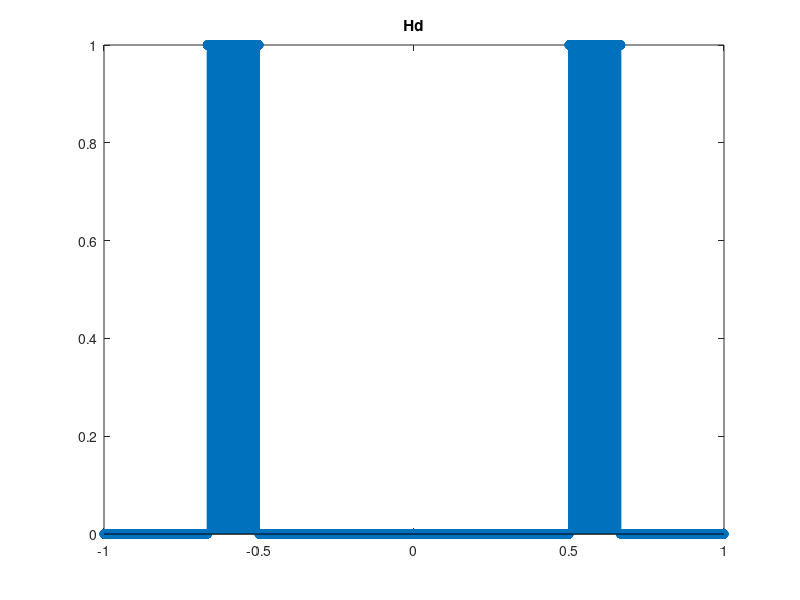
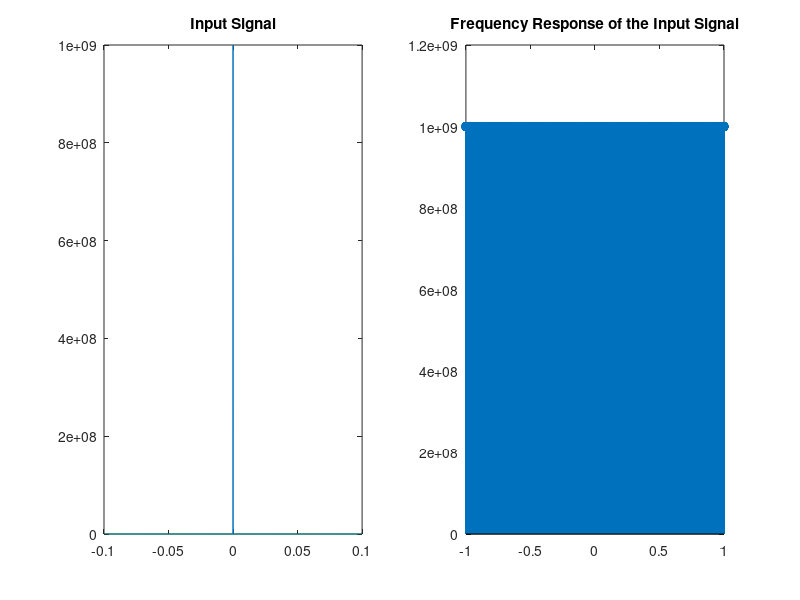
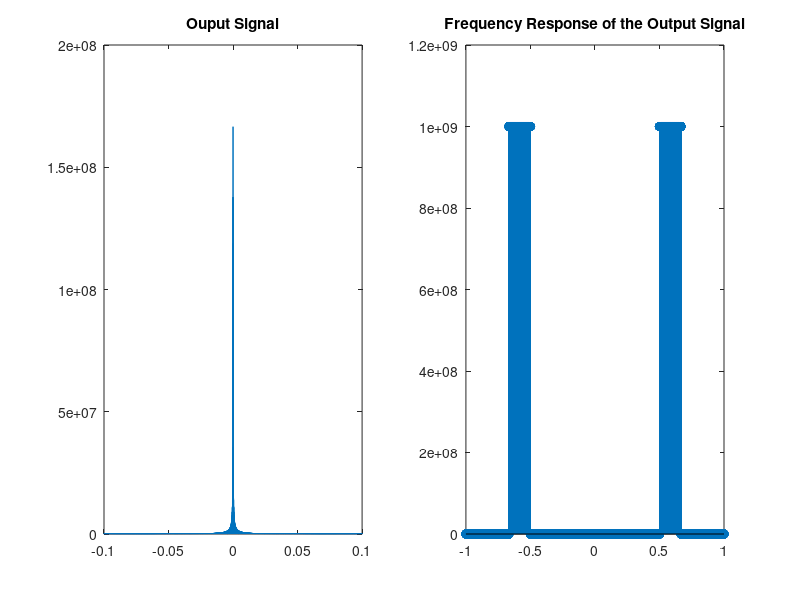
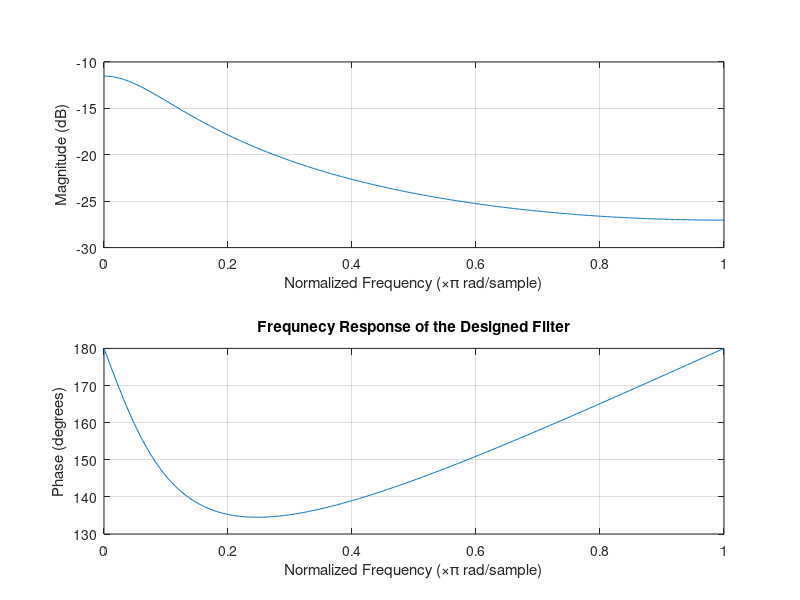

These figures' MATLAB source, in order:
% In the name of Allah
clc;
clear;
close all;

% Define the frequencies
fmax = 5000; 
fs = 20*fmax;
f= linspace(0,fmax,20);

% Time index
ts = 1/fs;
n = -0.1:ts:0.1;
M= length(n);

% Define omega and the desired filter
w= linspace(-pi,pi,M);
fo1= fmax/2;
fo2= 2*fmax/3;
Hd= zeros(M, 1);

% Filter type: 0 = lowpass - 1: bandpass
filter_type = 1;
if filter_type == 0
    Hd(abs(w)<= pi*fo1/fmax)= 1;
else
    Hd(w > pi*fo1/fmax) = 1;
    Hd(w > pi*fo2/fmax) = 0;
    Hd(w < -pi*fo1/fmax) = 1;
    Hd(w < -pi*fo2/fmax) = 0;
end


% Plot the desired filter
figure; 
stem(w/pi,Hd);
title('Hd'); %xlim([0, w(end)/pi]);

% Define the input signal
u = zeros(M, 1);
u(n == 0) = 1e9;
Uf= fftshift(fft(u));

% Plot the input signal
figure; 
subplot(1, 2, 1);
plot(n, u)
title('Input Signal'); 
subplot(1, 2, 2);
stem(w/pi, abs(Uf))
title('Frequency Response of the Input Signal'); 

% Obtain the output signal
Y_f= Uf.*Hd; 
y= abs(ifft(ifftshift(Y_f))); 

% Plot the output signal
figure;
subplot(1, 2, 1);
plot(n, y); 
title('Ouput Signal'); 
subplot(1, 2, 2);
stem(w/pi, abs((Y_f))); 
title('Frequency Response of the Output Signal'); 

%%
N= 2;

p = 100 * eye(N);
o = randn(N,1); 

% u = circshift(u,N+1);
% y = circshift(y,N+1);

for k=N/2+1:length(n)
    for i=1:1
        h = [-y((k-1):-1:(k-N/2)); u((k-1):-1:(k-N/2))];
        yh = h'*o;
        e = y(k)-yh;
        K = p*h/(1+h'*p*h);
        p = (eye(N)-K*h')*p;
        o = o+e*K;
    end
end

%%
a = [1 ; o(1:end/2)];
b = o(end/2+1:end);
figure;
freqz(b,a);
title('Frequnecy Response of the Designed Filter')

